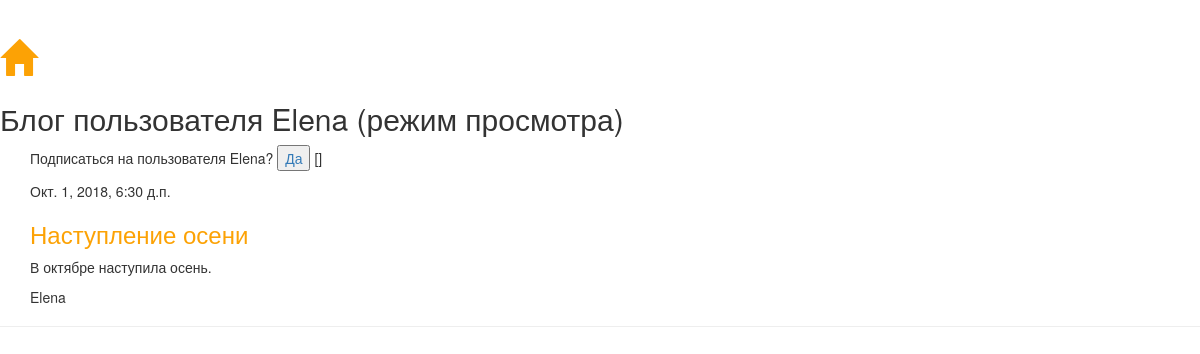
Screenshot of /blog/blog_look/4/ with the database file from the repository.
### blog/models.py (models this page shows, shortened)
class Post(models.Model):
    title = models.CharField(max_length=50)
    date = models.DateTimeField(auto_now_add=True)
    published_date = models.DateTimeField(blank=True, null=True)
    text = models.TextField()
    author = models.ForeignKey('auth.User', on_delete=models.CASCADE)
    article_status = models.IntegerField(default=0)

### blog/views.py (the view)
# urls.py: url(r'^blog_look/(?P<pk>\d+)/$', views.blog_look, name='blog_look'),
def blog_look(request, pk):
    user = auth.get_user(request).username
    post = get_object_or_404(Post, pk=pk)
    author = post.author
    posts = Post.objects.filter(author=author).order_by('-published_date')
    if author in Profile.subscribed:
        status = f"Вы подписаны на пользователя {author}. Отменить подписку?"
    else:
        status = f"Подписаться на пользователя {author}?"
    if user == author:
        return render(request, 'blog.html', {'posts': posts, 'user':author})
    else:
        return render(request, 'blog_look.html', {'posts': posts, 'user':author,'status':status, 'value':Profile.subscribed})

### blog/templates/blog_look.html (shortened to what this page needs)
{% load static %}
<!DOCTYPE html>
<html lang="ru">
<head>
    <link rel="stylesheet" href="//maxcdn.bootstrapcdn.com/bootstrap/3.2.0/css/bootstrap.min.css">
    <link rel="stylesheet" href="//maxcdn.bootstrapcdn.com/bootstrap/3.2.0/css/bootstrap-theme.min.css">
    <link rel="stylesheet" href="{% static 'css/polls.css' %}">
</head>
<body>
    <div class="page-header">
        <h1><a href="/"><span class="glyphicon glyphicon-home"></span></a></h1>
        <h2>Блог пользователя {{user}} (режим просмотра)</h2>
    <div class="content container">
        <div class="row">
            <div class="col-md-8">
            {% block content %}
                <p>
                    {{ status }}
                    <a href="{% url 'subscribe' author=user.pk %}"><button type="submit">Да</button></a>
                    {{value}}
                </p>
                {% for post in posts %}
                    <div class="post">
                        <div class="date">
                            {{ post.published_date }}
                        </div>
                        <h3><a href="{% url 'post_detail' pk=post.pk %}">{{ post.title }}</a></h3>
                        <p>{{ post.text|linebreaksbr }}
                        <p>{{ post.author|linebreaksbr }}</p>
                    </div>
                {% endfor %}
            {% endblock %}
            </div>
        </div>
    </div>
    </body>
</html>

### blog/static/css/polls.css (style rules this page uses)
h1 a { color: #FCA205; font-family: 'Lobster'; }
h3 a { color: #FCA205; }
body { padding-left: 15 px; }

### rows the page displays
Post: published_date "Окт. 1, 2018, 6:30 д.п.", title "Наступление осени", text "В октябре наступила осень.", author "Elena"

### other values shown
{{ user }} "Elena"
{{ status }} "Подписаться на пользователя Elena?"
{{ value }} "[]"
